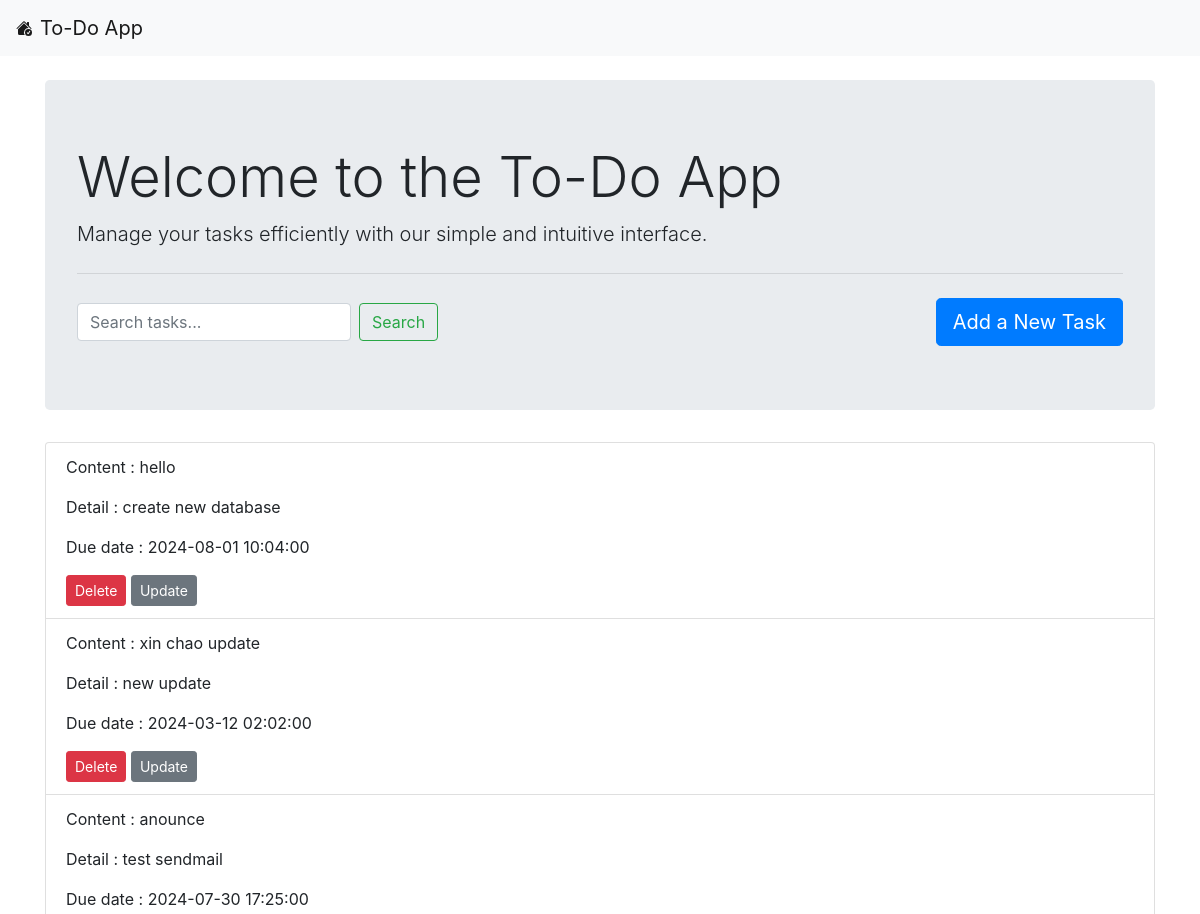
Before: / (upper part) with the older database file.
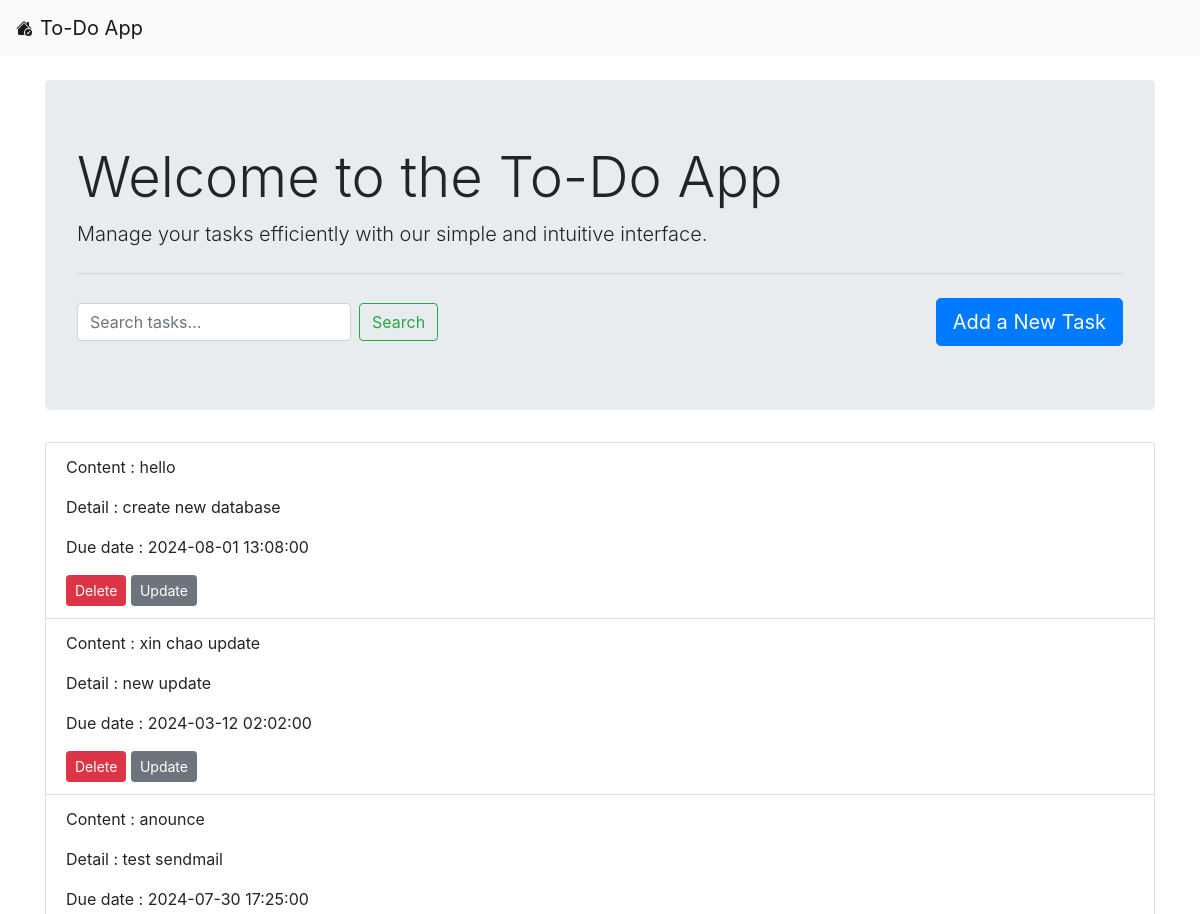
After: the same page with the newer database file.
### models.py (models this page shows, shortened)
class Todo(db.Model):
    id = db.Column(db.Integer, primary_key=True)
    content = db.Column(db.String(200), nullable=False)
    completed = db.Column(db.Boolean, default=False)
    description = db.Column(db.Text, nullable=True)
    due_date = db.Column(db.DateTime, nullable=True)  # 期限を追加
    email_sent = db.Column(db.Boolean, default=False) #メールを送信されたかどうかを判断

### app.py (the view)
@app.route('/')
def index():
    tasks = Todo.query.all()
    return render_template('index.html', todos=tasks)

### templates/index.html (shortened to what this page needs)
{% extends 'base.html' %}
{% block content %}
<div class="jumbotron">
    <h1 class="display-4">Welcome to the To-Do App</h1>
    <p class="lead">Manage your tasks efficiently with our simple and intuitive interface.</p>
    <hr class="my-4">
    <form class="form-inline my-2 my-lg-0" action="{{ url_for('search') }}" method="GET">
        <input class="form-control mr-sm-2" type="search" placeholder="Search tasks..." name="query">
        <button class="btn btn-outline-success my-2 my-sm-0" type="submit">Search</button>
        <a class="btn btn-primary btn-lg ml-auto" href="{{ url_for('add') }}" role="button">Add a New Task</a>
    </form>
</div>
<div class="list-group">
    {% for todo in todos %}
    <div class="list-group-item">
        <p>Content : {{  todo.content }} </p>
        <p>Detail : {{ todo.description }} </p>
        <p>Due date : {{ todo.due_date }} </p>
        <a href="{{ url_for('delete', id=todo.id) }}" class="btn btn-danger btn-sm">Delete</a>
        <a href="{{ url_for('detail', id=todo.id) }}" class="btn btn-secondary btn-sm">Update</a>
    </div>
    {% endfor %}
</div>
{% endblock %}

Changed rows visible on the page:
changed Todo "hello": due_date "2024-08-01 10:04:00" → "2024-08-01 13:08:00"
